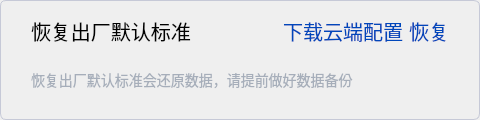
                <widget class="QWidget" name="widgetRecoveryFactory" native="true">
                 <property name="minimumSize">
                  <size>
                   <width>480</width>
                   <height>120</height>
                  </size>
                 </property>
                 <property name="maximumSize">
                  <size>
                   <width>480</width>
                   <height>120</height>
                  </size>
                 </property>
                 <property name="styleSheet">
                  <string notr="true">	border: 1px solid #C6C9D7;
                  border-radius: 6px;</string>
                 </property>
                 <layout class="QGridLayout" name="gridLayout_47">
                  <item row="0" column="0">
                   <spacer name="horizontalSpacer_66">
                    <property name="orientation">
                     <enum>Qt::Horizontal</enum>
                    </property>
                    <property name="sizeType">
                     <enum>QSizePolicy::Fixed</enum>
                    </property>
                    <property name="sizeHint" stdset="0">
                     <size>
                      <width>20</width>
                      <height>20</height>
                     </size>
                    </property>
                   </spacer>
                  </item>
                  <item row="0" column="6">
                   <spacer name="horizontalSpacer_86">
                    <property name="orientation">
                     <enum>Qt::Horizontal</enum>
                    </property>
                    <property name="sizeType">
                     <enum>QSizePolicy::Fixed</enum>
                    </property>
                    <property name="sizeHint" stdset="0">
                     <size>
                      <width>20</width>
                      <height>20</height>
                     </size>
                    </property>
                   </spacer>
                  </item>
                  <item row="1" column="1" colspan="5">
                   <widget class="QLabel" name="label_76">
                    <property name="maximumSize">
                     <size>
                      <width>16777215</width>
                      <height>46</height>
                     </size>
                    </property>
                    <property name="styleSheet">
                     <string notr="true">border:none;
color:#A6AEBA;
font-size: 14px;</string>
                    </property>
                    <property name="text">
                     <string>&lt;html&gt;&lt;head/&gt;&lt;body&gt;&lt;p&gt;恢复出厂默认标准会还原数据，请提前做好数据备份&lt;/p&gt;&lt;/body&gt;&lt;/html&gt;</string>
                    </property>
                    <property name="scaledContents">
                     <bool>true</bool>
                    </property>
                    <property name="wordWrap">
                     <bool>true</bool>
                    </property>
                   </widget>
                  </item>
                  <item row="0" column="3">
                   <spacer name="horizontalSpacer_87">
                    <property name="orientation">
                     <enum>Qt::Horizontal</enum>
                    </property>
                    <property name="sizeHint" stdset="0">
                     <size>
                      <width>40</width>
                      <height>20</height>
                     </size>
                    </property>
                   </spacer>
                  </item>
                  <item row="0" column="1">
                   <widget class="QLabel" name="label_75">
                    <property name="font">
                     <font>
                      <pointsize>-1</pointsize>
                     </font>
                    </property>
                    <property name="styleSheet">
                     <string notr="true">border:none;
          font-size: 20px;</string>
                    </property>
                    <property name="text">
                     <string>恢复出厂默认标准</string>
                    </property>
                    <property name="alignment">
                     <set>Qt::AlignLeading|Qt::AlignLeft|Qt::AlignVCenter</set>
                    </property>
                   </widget>
                  </item>
                  <item row="0" column="5">
                   <widget class="QPushButton" name="btnRecoveryFactory">
                    <property name="font">
                     <font>
                      <pointsize>-1</pointsize>
                     </font>
                    </property>
                    <property name="cursor">
                     <cursorShape>PointingHandCursor</cursorShape>
                    </property>
                    <property name="styleSheet">
                     <string notr="true">border:none;
          color: rgba(0,71,187,1);
          text-align:right;
          font-size: 20px;</string>
                    </property>
                    <property name="text">
                     <string>恢复</string>
                    </property>
                   </widget>
                  </item>
                  <item row="0" column="4">
                   <widget class="QPushButton" name="btnDownloadRecovery">
                    <property name="font">
                     <font>
                      <pointsize>-1</pointsize>
                     </font>
                    </property>
                    <property name="cursor">
                     <cursorShape>PointingHandCursor</cursorShape>
                    </property>
                    <property name="styleSheet">
                     <string notr="true">border:none;
          color: rgba(0,71,187,1);
          text-align:right;
          font-size: 20px;</string>
                    </property>
                    <property name="text">
                     <string>下载云端配置</string>
                    </property>
                   </widget>
                  </item>
                 </layout>
                </widget>
